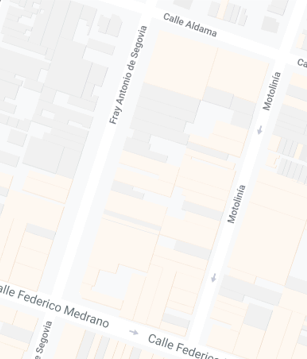
#> input picture Tareas/tarea09_algoritmo_prim/mapa4.PNG, 307 x 359 px, found by its file name
$ jupyter execute main.ipynb   (older library calls are emulated)
#> lines starting #> are read from the running program, lines starting #| are printed output that depends on the picture; after the words box and inside, x2 and y2 are one past the last pixel; in counts of white or black regions, pixels touching at a corner belong together
[cell 1]
#importamos librerias
import cv2
import numpy as np
from matplotlib import pyplot as plt #usé matplotlib para mostrar las imagenes porque es mas facil de usar que cv2 en jupyter
from math import sqrt #para calcular los pesos

[cell 2]
def isInTheList(elemento,arreglo):
    for i in arreglo:
        if np.array_equal(i,elemento):
            return True
    return False

#algoritmo de prim
def prim(grafo): #recibe el grafo formado por un diccionario de diccionarios
    visitados = [] #lista de nodos visitados
    arbol = [] #lista de aristas del arbol
    visitados.append(list(grafo.keys())[0]) #agregamos el primer nodo al arbol
    while len(visitados) < len(grafo): #mientras no hayamos visitado todos los nodos
        menor = 1000000 #inicializamos el peso de la arista menor en un numero muy grande
        for i in visitados: #recorremos los nodos visitados
            for j in grafo[i]: #recorremos los nodos adyacentes a el nodo visitado
                if j not in visitados and grafo[i][j] < menor: #si el nodo adyacente no ha sido visitado y su peso es menor al peso de la arista menor
                    menor = grafo[i][j] #actualizamos el peso de la arista menor
                    nodo1 = i #guardamos el nodo visitado
                    nodo2 = j #guardamos el nodo adyacente
        #iteramos hasta encontrar la arista menor
        visitados.append(nodo2) #agregamos el nodo adyacente a la lista de visitados
        arbol.append((nodo1, nodo2)) #agregamos la arista al arbol
    return arbol #retornamos el arbol

[cell 3]
mapa=cv2.imread('mapa4.png')
#> mapa is the input picture: shape (359, 307, 3); mean B, G, R 243, 245.4, 247.5
gray = cv2.cvtColor(mapa,cv2.COLOR_BGR2GRAY)
plt_gray = cv2.cvtColor(gray, cv2.COLOR_BGR2RGB) #cambiamos el orden de los canales para que matplotlib lo muestre correctamente
plt.imshow(plt_gray) #mostramos la imagen
plt.title('mapa en gris') #le ponemos titulo
plt.show() #mostramos la imagen

[cell 4]
ret,th1 = cv2.threshold(gray,254,255,cv2.THRESH_BINARY)
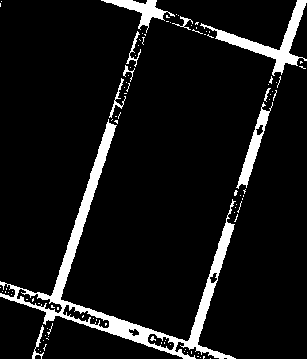
#> th1: shape (359, 307); 8.4% white; 100 white regions (90 under 20 px), largest, box (x1, y1, x2, y2) and area: (0, 119, 236, 359) 5455, (200, 0, 307, 76) 1533, (236, 102, 273, 189) 747
kernel = np.ones((11,11), np.uint8)
th1 = cv2.dilate(th1,kernel,1)
#> th1: shape (359, 307); 23.2% white; 2 white regions, box (x1, y1, x2, y2) and area: (0, 0, 307, 359) 25493, (0, 0, 7, 12) 79
kernel = np.ones((11,11), np.uint8)
th1 = cv2.erode(th1,kernel,1)
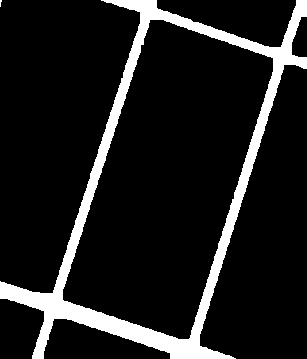
#> th1: shape (359, 307); 11.6% white; 2 white regions (1 under 20 px), largest, box (x1, y1, x2, y2) and area: (0, 0, 307, 359) 12778
th1 = cv2.GaussianBlur(th1,(5,5),cv2.BORDER_DEFAULT)
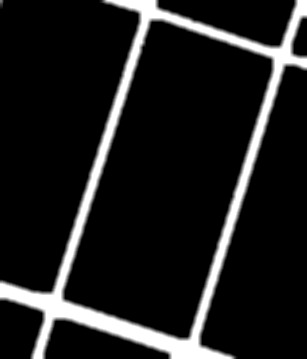
#> th1: shape (359, 307); min 0, max 255, mean 29.6
plt_th1 = cv2.cvtColor(th1, cv2.COLOR_BGR2RGB)
plt.imshow(plt_th1)
plt.title('thres')
plt.show()

[cell 5]
dst = cv2.cornerHarris(th1,2,3,0.05)
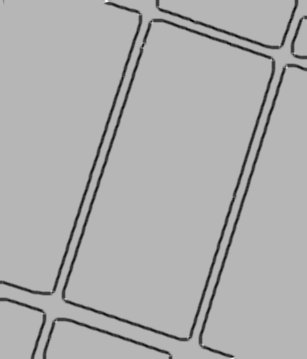
#> dst: shape (359, 307) float32; min -0.00218, max 0.000869, mean -9.44e-05; drawn with min black and max white
ret, dst = cv2.threshold(dst,0.04*dst.max(),255,0)
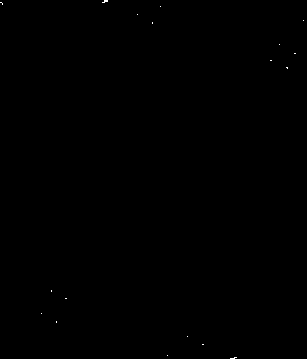
#> dst: shape (359, 307) float32; 0.04% white in thin lines or dots
#> ret = 3.48e-05
dst = np.uint8(dst)
#> dst: shape (359, 307); 0.04% white in thin lines or dots
ret,th2 = cv2.threshold(th1,235,255,cv2.THRESH_BINARY)
#> th2: shape (359, 307); 7.9% white; 1 white region, box (x1, y1, x2, y2) and area: (0, 0, 307, 359) 8720
th2 = cv2.dilate(th2,kernel,1)
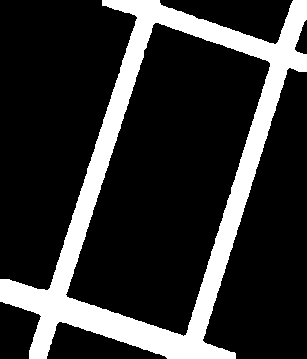
#> th2: shape (359, 307); 19.6% white; 1 white region, box (x1, y1, x2, y2) and area: (0, 0, 307, 359) 21655
th2 = cv2.cvtColor(th2,cv2.COLOR_GRAY2BGR)
ret, labels, stats, centroids = cv2.connectedComponentsWithStats(dst,30, cv2.CV_32S)
#> labels: shape (359, 307) int32; 19 distinct labels, from 0 to 18
#> ret = 19; stats = 19 rows, first 6: [0, 0, 307, 359, 110166], [102, 0, 6, 3, 11], [0, 2, 3, 3, 4], [160, 6, 1, 1, 1], [137, 14, 1, 1, 1], [303, 20, 1, 1, 1]; centroids = 19 rows, first 8: [153, 179], [104.8, 0.909], [1.25, 2.75], [160, 6], [137, 14], [303, 20], [152, 22.5], [279, 44]
vertices=np.int0(centroids)
#> vertices = 19 rows, first 8: [152, 179], [104, 0], [1, 2], [160, 6], [137, 14], [303, 20], [152, 22], [279, 44]

aux1=vertices
#> aux1 has the same summary as vertices
aux2=vertices
#> aux2 has the same summary as vertices
verticesConectados=[]
aristas=[]

for h in range(len(aux1)):
    i=aux1[h]
    for k in range(h,len(aux2)):
        j=aux2[k]
        if not (i==j).all():
            x = np.linspace(i[0], j[0], 100).astype(int) #creamos un arreglo de 100 puntos en el eje x entre el punto i y el punto j
            y = np.linspace(i[1], j[1], 100).astype(int) #creamos un arreglo de 100 puntos en el eje y entre el punto i y el punto j
            midPoints = th2[y,x,:] #obtenemos los puntos de la imagen que estan en los puntos del arreglo
            if np.mean(midPoints)>250: #si el promedio de los puntos es mayor a 250, significa que no hay obstaculos entre los puntos i y j
                distancia = int(sqrt((i[0] - j[0])**2 + (i[1] - j[1])**2)) #calculamos la distancia entre los puntos i y j
                aristas.append((i,j,distancia)) #agregamos la arista al arreglo de aristas
                if not isInTheList(i,verticesConectados): #si el punto i no esta en el arreglo de vertices conectados
                    verticesConectados.append(i) #lo agregamos
                if not isInTheList(j,verticesConectados): #si el punto j no esta en el arreglo de vertices conectados
                    verticesConectados.append(j) #lo agregamos
#> this loop made 19 passes
#> after the loop, aristas = 58 items, first 6: ([104, 0], [160, 6], 56), ([104, 0], [137, 14], 35), ([104, 0], [152, 22], 52), ([104, 0], [294, 53], 197), ([104, 0], [270, 60], 176), ([104, 0], [286, 67], 193); verticesConectados = [[104, 0], [160, 6], [137, 14], [152, 22], [294, 53], [270, 60], [286, 67], [51, 290], [41, 313], [303, 20], [279, 44], [187, 336], [65, 298], [56, 321], [202, 344], [167, 355], [233, 357]]

for arista in aristas:
    cv2.line(th2, tuple(arista[0]), tuple(arista[1]), (0,255,0), 1)
#> this loop made 58 passes
#> arista on passes 1 to 8: ([104, 0], [160, 6], 56), ([104, 0], [137, 14], 35), ([104, 0], [152, 22], 52), ([104, 0], [294, 53], 197), ([104, 0], [270, 60], 176), ([104, 0], [286, 67], 193), ([160, 6], [137, 14], 24), ([160, 6], [152, 22], 17)
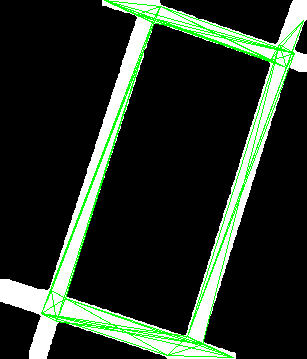
#> th2: shape (359, 307, 3); mean B, G, R 38.6, 50.2, 38.6

for point in vertices:
    cv2.circle(th2,(point[0], point[1]), 5, (255,0,0), -1)
    cv2.waitKey(1)
#> this loop made 19 passes
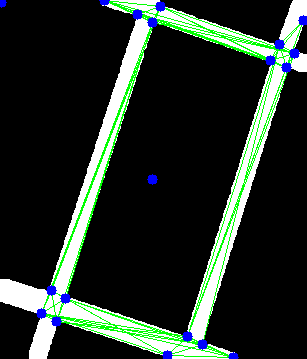
#> th2: shape (359, 307, 3); 1.29% of pixels changed, all inside (x1, y1, x2, y2) = (0, 0, 307, 359)

plt_th2 = cv2.cvtColor(th2, cv2.COLOR_BGR2RGB)
plt.imshow(plt_th2)
plt.title('grafo')
plt.show()
cv2.imwrite('grafo4.png',th2) #guardamos la imagen del grafo
#> Out = True

[cell 6]
grafo = {}  #creamos un diccionario para guardar el grafo

for i in verticesConectados: #recorremos los vertices conectados y los agregamos al diccionario como claves
    grafo[tuple(i)] = {} #agregamos el vertice como clave al diccionario y creamos un diccionario vacio como valor (guardaremos las aristas en este diccionario)
#> this loop made 17 passes
#> after the loop, grafo = 17 items

for arista in aristas: #recorremos las aristas
    grafo[tuple(arista[0])][tuple(arista[1])] = arista[2]  #agregamos la arista al diccionario de aristas del vertice de origen con el peso de la arista
    grafo[tuple(arista[1])][tuple(arista[0])] = arista[2] #agregamos la arista al diccionario de aristas del vertice de destino con el peso de la arista

arbol = prim(grafo) #aplicamos el algoritmo de prim al grafo
#> the loop in prim, `while len(visitados) < len(grafo):` made 16 passes
#> after the loop in prim, `while len(visitados) < len(grafo):`: arbol = 16 items; nodo1 = (202, 344); nodo2 = (233, 357); visitados = [(104, 0), (137, 14), (152, 22), (160, 6), (270, 60), (286, 67), (294, 53), (279, 44), (303, 20), (51, 290), (65, 298), (56, 321), (41, 313), (167, 355), (187, 336), (202, 344), (233, 357)]
#> arbol = 16 items

for arista in arbol:
    cv2.line(mapa, tuple(arista[0]), tuple(arista[1]), (0,0,255), 2) #dibujamos las aristas del arbol en la imagen del mapa
#> this loop made 16 passes
#> arista on passes 1 to 8: ((104, 0), (137, 14)), ((137, 14), (152, 22)), ((152, 22), (160, 6)), ((160, 6), (270, 60)), ((270, 60), (286, 67)), ((286, 67), (294, 53)), ((294, 53), (279, 44)), ((279, 44), (303, 20))
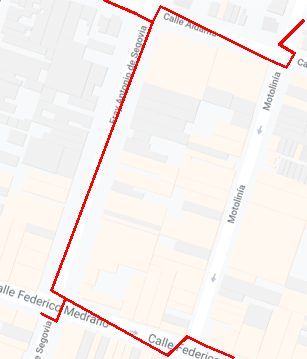
#> mapa: shape (359, 307, 3); 2.02% of pixels changed, all inside (x1, y1, x2, y2) = (40, 0, 305, 359)

for point in verticesConectados:
    cv2.circle(mapa,(point[0], point[1]), 5, (255,0,0), -1)  #dibujamos los vertices en la imagen del mapa
    cv2.waitKey(1)
#> this loop made 17 passes
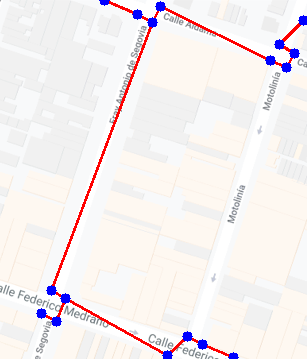
#> mapa: shape (359, 307, 3); 1.18% of pixels changed, all inside (x1, y1, x2, y2) = (36, 0, 307, 359)

plt_mapa = cv2.cvtColor(mapa, cv2.COLOR_BGR2RGB)
plt.imshow(plt_mapa)
plt.title('arbol')
plt.show()
cv2.imwrite('arbol4.png',mapa) #guardamos la imagen del arbol
#> Out = True

$ run again, with Tareas/tarea09_algoritmo_prim/mapa1.png copied over Tareas/tarea09_algoritmo_prim/mapa4.PNG
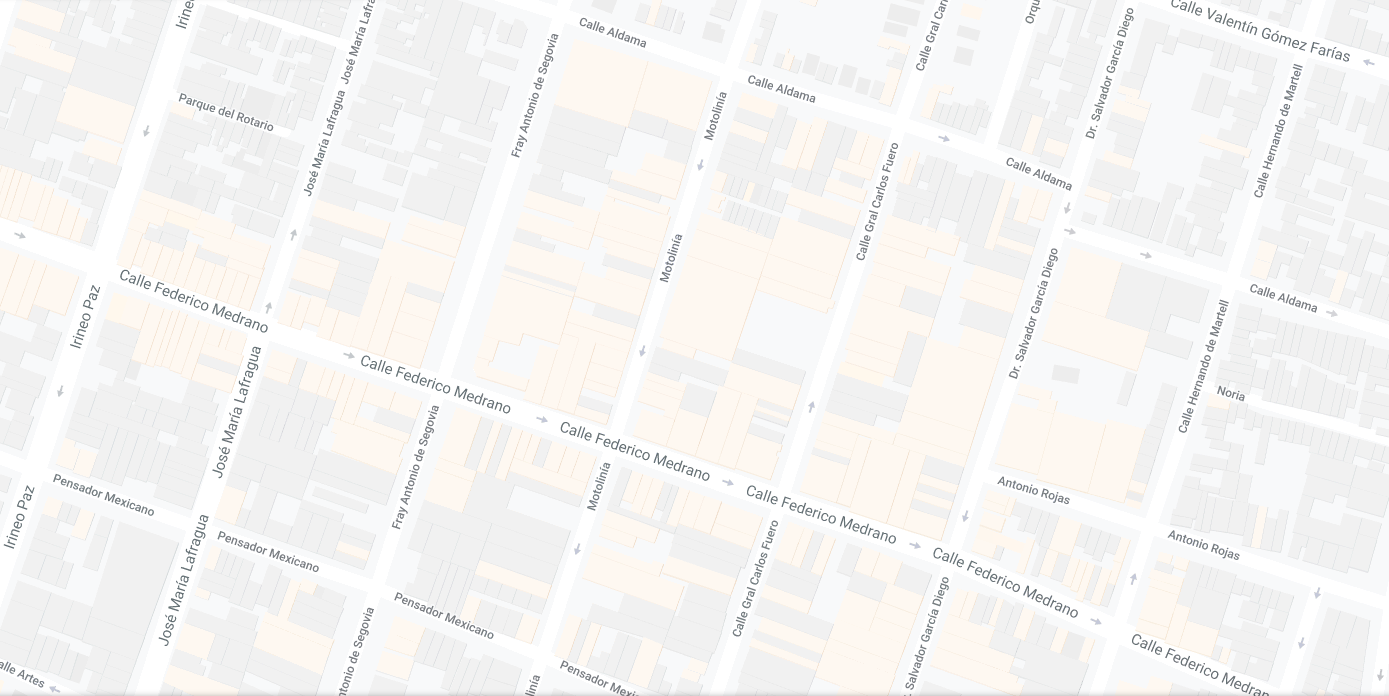
#> input picture Tareas/tarea09_algoritmo_prim/mapa1.png, 1389 x 696 px, found by its file name
#> mapa is the input picture: shape (696, 1389, 3); mean B, G, R 242.9, 244.3, 245.5
#> `ret, dst = cv2.threshold(dst,0.04*dst.max(),255,0)`: ret = 4.62e-05
#> labels: shape (696, 1389) int32; 110 distinct labels, from 0 to 109
#> `ret, labels, stats, centroids = cv2.connectedComponentsWithStats(dst,3..`: ret = 110; stats = 110 rows, first 6: [0, 0, 1389, 696, 966475], [496, 0, 8, 3, 15], [241, 4, 1, 1, 1], [1221, 4, 2, 1, 2], [201, 9, 1, 1, 1], [1140, 8, 1, 1, 1]; centroids = 110 pairs, first value 0.8 to 1387.8, second value 0.8 to 687.9
#> vertices = 110 pairs, first value 0 to 1387, second value 0 to 687
#> aux1 has the same summary as vertices
#> aux2 has the same summary as vertices
#> the loop `for h in range(len(aux1)):` made 110 passes
#> i on passes 1 to 8: [694, 347], [499, 0], [241, 4], [1221, 4], [201, 9], [1140, 8], [575, 10], [546, 19]
#> after the loop `for h in range(len(aux1)):`: aristas = 556 items, first 6: ([499, 0], [575, 10], 76), ([499, 0], [546, 19], 50), ([499, 0], [566, 29], 73), ([499, 0], [744, 67], 253), ([499, 0], [715, 78], 229), ([499, 0], [734, 86], 250); verticesConectados = 106 pairs, first value 0 to 1387, second value 0 to 687
#> the loop `for arista in aristas:` made 556 passes
#> arista on passes 1 to 3: ([499, 0], [575, 10], 76), ([499, 0], [546, 19], 50), ([499, 0], [566, 29], 73)
#> the loop `for point in vertices:` made 110 passes
#> after the loop `for point in vertices:`:
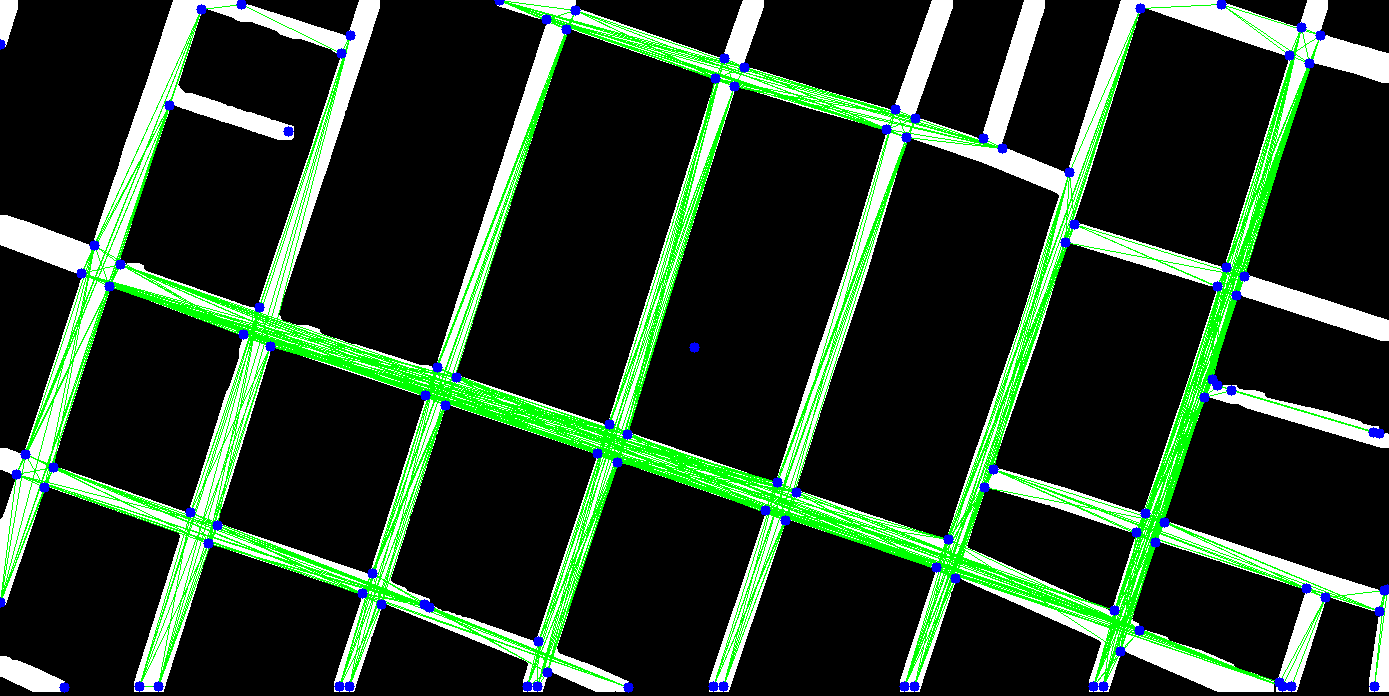
#> th2: shape (696, 1389, 3); mean B, G, R 37.1, 55.2, 34.8
#> `cv2.imwrite('grafo4.png',th2)`: Out = True
#> the loop `for i in verticesConectados:` made 106 passes
#> after the loop `for i in verticesConectados:`: grafo = 106 items
#> the loop in prim, `while len(visitados) < len(grafo):` made 105 passes
#> after the loop in prim, `while len(visitados) < len(grafo):`: arbol = 105 items; nodo1 = (429, 607); nodo2 = (628, 687); visitados has the same summary as verticesConectados outside prim
#> `arbol = prim(grafo)`: arbol = 105 items
#> the loop `for arista in arbol:` made 105 passes
#> arista on passes 1 to 8: ((499, 0), (546, 19)), ((546, 19), (566, 29)), ((566, 29), (575, 10)), ((575, 10), (715, 78)), ((715, 78), (734, 86)), ((715, 78), (724, 58)), ((734, 86), (744, 67)), ((744, 67), (886, 129))
#> the loop `for point in verticesConectados:` made 106 passes
#> after the loop `for point in verticesConectados:`:
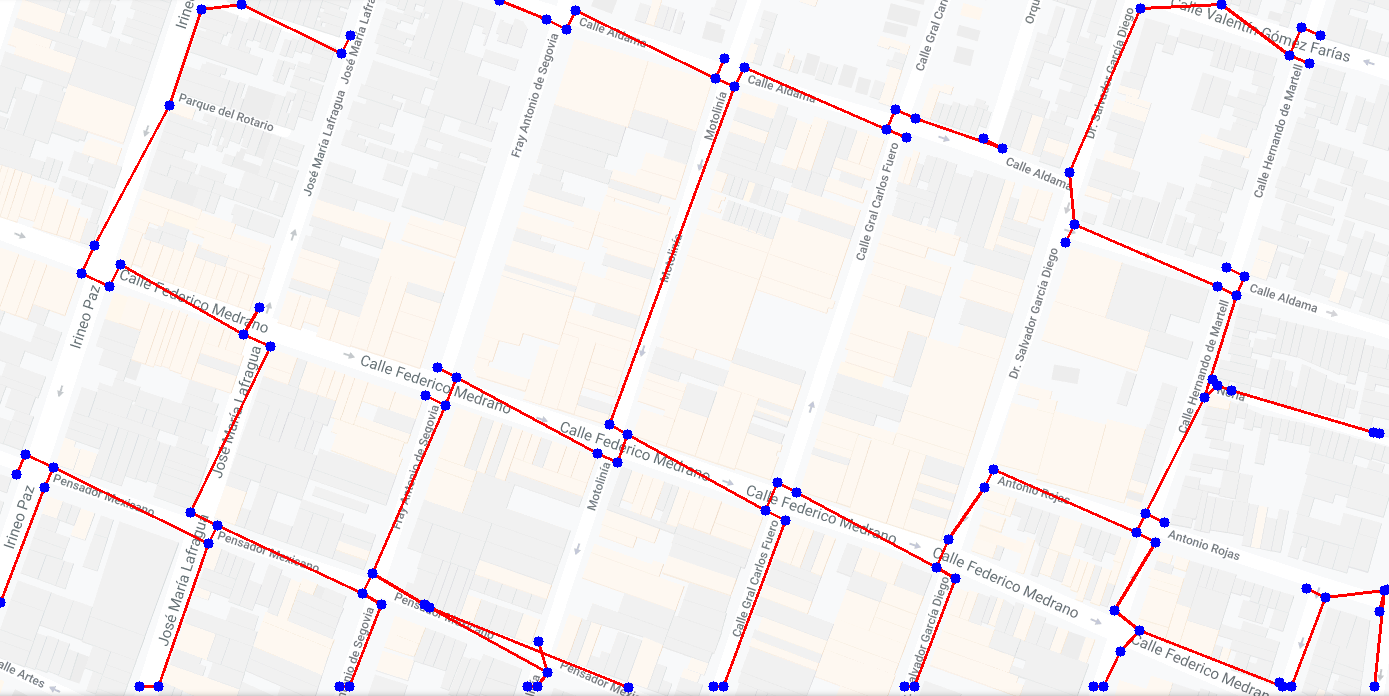
#> mapa: shape (696, 1389, 3); mean B, G, R 239.1, 238.4, 243.5
#> `cv2.imwrite('arbol4.png',mapa)`: Out = True
